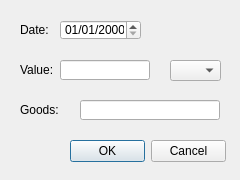
<?xml version="1.0" encoding="UTF-8"?>
<ui version="4.0">
 <class>AddExpense</class>
 <widget class="QDialog" name="AddExpense">
  <property name="windowModality">
   <enum>Qt::ApplicationModal</enum>
  </property>
  <property name="geometry">
   <rect>
    <x>0</x>
    <y>0</y>
    <width>240</width>
    <height>180</height>
   </rect>
  </property>
  <property name="cursor">
   <cursorShape>ArrowCursor</cursorShape>
  </property>
  <property name="windowTitle">
   <string>Add expense</string>
  </property>
  <property name="modal">
   <bool>true</bool>
  </property>
  <widget class="QLabel" name="labelMoney">
   <property name="geometry">
    <rect>
     <x>20</x>
     <y>60</y>
     <width>41</width>
     <height>20</height>
    </rect>
   </property>
   <property name="text">
    <string>Value:</string>
   </property>
  </widget>
  <widget class="QLabel" name="labelDate">
   <property name="geometry">
    <rect>
     <x>20</x>
     <y>20</y>
     <width>41</width>
     <height>20</height>
    </rect>
   </property>
   <property name="text">
    <string>Date:</string>
   </property>
  </widget>
  <widget class="QComboBox" name="comboBoxCurrency">
   <property name="geometry">
    <rect>
     <x>170</x>
     <y>60</y>
     <width>51</width>
     <height>21</height>
    </rect>
   </property>
  </widget>
  <widget class="QLabel" name="labelGoods">
   <property name="geometry">
    <rect>
     <x>20</x>
     <y>100</y>
     <width>50</width>
     <height>20</height>
    </rect>
   </property>
   <property name="text">
    <string>Goods:</string>
   </property>
  </widget>
  <widget class="QLineEdit" name="lineEditMoneyValue">
   <property name="geometry">
    <rect>
     <x>60</x>
     <y>60</y>
     <width>90</width>
     <height>20</height>
    </rect>
   </property>
  </widget>
  <widget class="QDateEdit" name="dateEdit">
   <property name="geometry">
    <rect>
     <x>60</x>
     <y>20</y>
     <width>81</width>
     <height>20</height>
    </rect>
   </property>
   <property name="maximumDateTime">
    <datetime>
     <hour>23</hour>
     <minute>59</minute>
     <second>59</second>
     <year>9999</year>
     <month>8</month>
     <day>30</day>
    </datetime>
   </property>
   <property name="displayFormat">
    <string>dd/MM/yyyy</string>
   </property>
  </widget>
  <widget class="QLineEdit" name="lineEditGoods">
   <property name="geometry">
    <rect>
     <x>80</x>
     <y>100</y>
     <width>140</width>
     <height>20</height>
    </rect>
   </property>
  </widget>
  <widget class="QDialogButtonBox" name="buttonsOkCancel">
   <property name="geometry">
    <rect>
     <x>70</x>
     <y>140</y>
     <width>156</width>
     <height>23</height>
    </rect>
   </property>
   <property name="standardButtons">
    <set>QDialogButtonBox::Cancel|QDialogButtonBox::Ok</set>
   </property>
  </widget>
 </widget>
 <resources/>
 <connections>
  <connection>
   <sender>buttonsOkCancel</sender>
   <signal>accepted()</signal>
   <receiver>AddExpense</receiver>
   <slot>accept()</slot>
   <hints>
    <hint type="sourcelabel">
     <x>248</x>
     <y>254</y>
    </hint>
    <hint type="destinationlabel">
     <x>157</x>
     <y>274</y>
    </hint>
   </hints>
  </connection>
  <connection>
   <sender>buttonsOkCancel</sender>
   <signal>rejected()</signal>
   <receiver>AddExpense</receiver>
   <slot>reject()</slot>
   <hints>
    <hint type="sourcelabel">
     <x>316</x>
     <y>260</y>
    </hint>
    <hint type="destinationlabel">
     <x>286</x>
     <y>274</y>
    </hint>
   </hints>
  </connection>
 </connections>
</ui>
